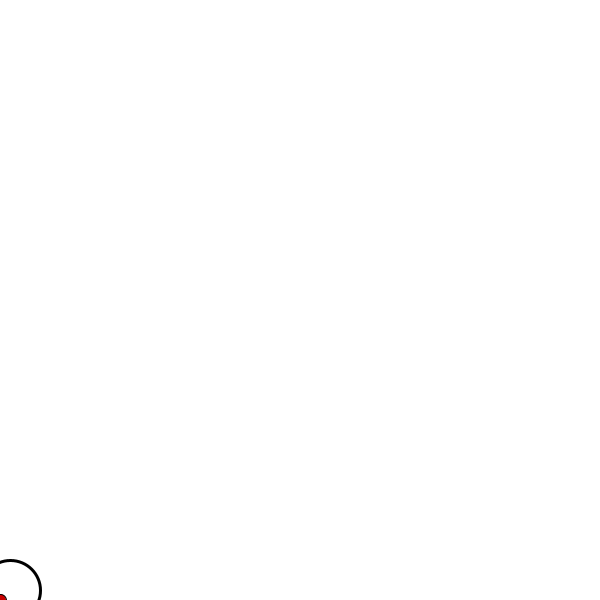
Frame 1 (no input)
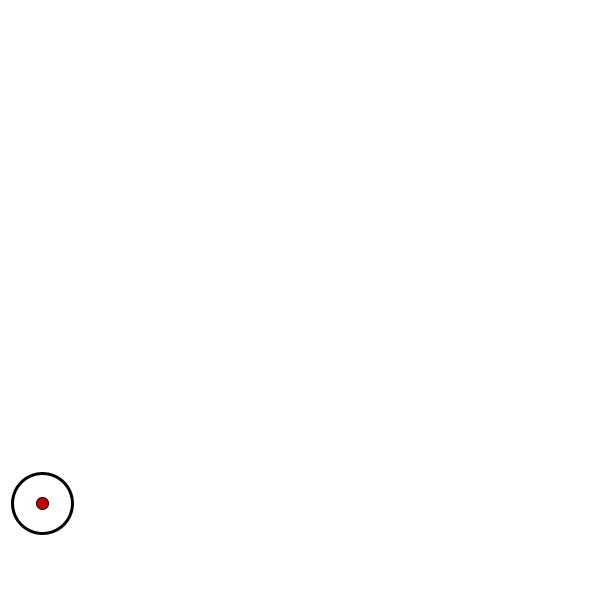
Frame 60 (the mouse pressed at the canvas centre just before this capture)
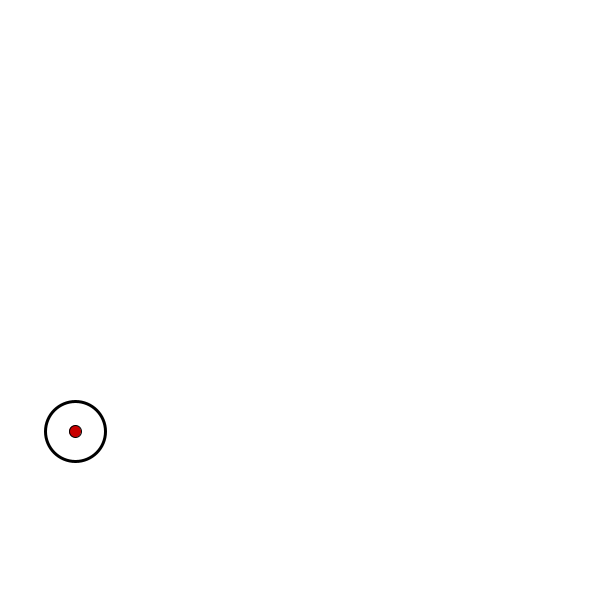
Frame 120 (the mouse held since frame 60 and released just before this capture)

The Processing sketch that drew these frames (run headless with seeded random() and noise(); from frame 60 on, the mouse is pressed at the canvas centre):

// Processing sketch: ejercicio_euler
// ── ejercicio_euler.pde
// Problema 1 - Tiro arabólico :  //<>//
// Plantilla basica para problemas de simulacion
// 3 pasos: 
//   a) Definir la funcion a(s(t), v(t)) en base a las fuerzas del problema y las condiciones iniciales del escenario
//   b) Definir una funcion para el integrador a emplear (Euler Explicito)
//   c) Simular: Integrar numericamente la aceleracion y la velocidad de la particula a dt's. (y pintar)

// Condiciones o parametros del problema:
final float   M  = 10.0;   // Particle mass (kg)
final float   Gc = 9.8;   // Gravity constant (m/(s*s))
final PVector G  = new PVector(0.0, -Gc);   // Acceleration due to gravity (m/(s*s))
float         K  = 0.2;     // Coefieciente de rozamiento
final PVector S0 = new PVector(10.0, 10.0);   // Particle's start position (pixels)

PVector _s  = new PVector();   // Position of the particle (pixels)
PVector _v  = new PVector();   // Velocity of the particle (pixels/s)
PVector _a  = new PVector();   // Accleration of the particle (pixels/(s*s))
PVector _v0 = new PVector();
PVector v_a = new PVector();
PVector s_a = new PVector();   // Position of the particle (pixels)

/////////////////////////////////////////////////////////////////////
// Parameters of the numerical integration:
float         SIM_STEP = .02;   // dt = Simulation time-step (s)
float         _simTime;
////////////////////////////////////////////////////////////////////////////77

// Ley de Newton: 
//      a(s(t), v(t)) = [Froz(v(t)) + Fpeso ]/m
//      Froz = -k·v(t)
//      Fpeso = mg; siendo g(0, -9.8) m/s²
//      
// Ejemplo de fuerzas para el tiro parabolico.
PVector calculateAcceleration(PVector s, PVector v)
{
  PVector Froz = PVector.mult(v, -K);
  PVector FPeso = PVector.mult(G,M);
  PVector SumF =new PVector(Froz.x, Froz.y);
  SumF.add(FPeso);
  
  PVector a = SumF.div(M);
  
  return a;
}

void settings()
{
    size(600, 600);
}

void setup()
{
  _v0.set(28.0, 80);
  _s = S0.copy();
  _v.set(_v0.x, _v0.y);
  _a.set(0.0, 0.0);
  _simTime = 0;
}

void draw()
{
  background(255);
 
  drawScene();
  updateSimulation();
  
  if(_s.y < 0){
    println(_s);
    exit();
  }
}

void drawScene()
{
  translate(0, height);
  strokeWeight(3);
  noFill();
  circle(_s.x, -_s.y, 60);
  
  strokeWeight(1);
  fill(200,0,0);
  circle(s_a.x, -s_a.y, 60/5);
}


void updateSimulation()
{
  updateSimulationExplicitEuler();
  
  _simTime += SIM_STEP;
  
  // Solucion analitica la posicion: doble integracion 
  s_a.x = S0.x + (M*_v0.x/K)*(1-exp((-K/M)*_simTime));
  s_a.y = S0.y + (M/K)*((M*Gc/K) + _v0.y)*(1-exp((-K/M)*_simTime)) - (M*Gc*_simTime)/K;
}

void updateSimulationExplicitEuler()
{
  PVector acel = calculateAcceleration(_s, _v);
  
  _s.add(PVector.mult(_v, SIM_STEP));
  _v.add(PVector.mult(acel, SIM_STEP));
}

void updateSimulationSimplecticEuler()
{
   _a =  calculateAcceleration(_s, _v);
   _s.add(PVector.mult(_a, SIM_STEP));
   _v.add(PVector.mult(_v, SIM_STEP));
}

void updateSimulationHeun()
{
  //Aceleracion en primer vector 
   _a =  calculateAcceleration(_s, _v);
   PVector s2 = PVector.add(_s, PVector.mult(_v,SIM_STEP));
   PVector v2 = PVector.add(_a, PVector.mult(_a,SIM_STEP));
   PVector a2 = calculateAcceleration(s2,v2);
   
  //Calculo velocidad media para heun
   PVector vheun = PVector.mult(PVector.add(_v,v2),0.5);
   _s.add(PVector.mult(vheun,SIM_STEP));
    
   PVector aheun = PVector.mult(PVector.add(_a,a2),0.5);
   _v.add(PVector.mult(aheun,SIM_STEP));
}

void updateSimulationRK2() {
  PVector k1v = PVector.mult(calculateAcceleration(_s, _v), SIM_STEP);
  PVector k1s = PVector.mult(_v, SIM_STEP);
  
  PVector s2 = PVector.add(_s, PVector.mult(k1s, 0.5));
  PVector v2 = PVector.add(_v, PVector.mult(k1v, 0.5));
  
  PVector k2v = PVector.mult(calculateAcceleration(s2, v2), SIM_STEP);
  PVector k2s = PVector.mult(PVector.add(_v, PVector.mult(k1v, 0.5)), SIM_STEP);
  
  _s.add(k2s);
  _v.add(k2v);
}




void keyPressed()
{
  if (key == 'r' || key == 'R')
  {
    setup();
  }
 
}
